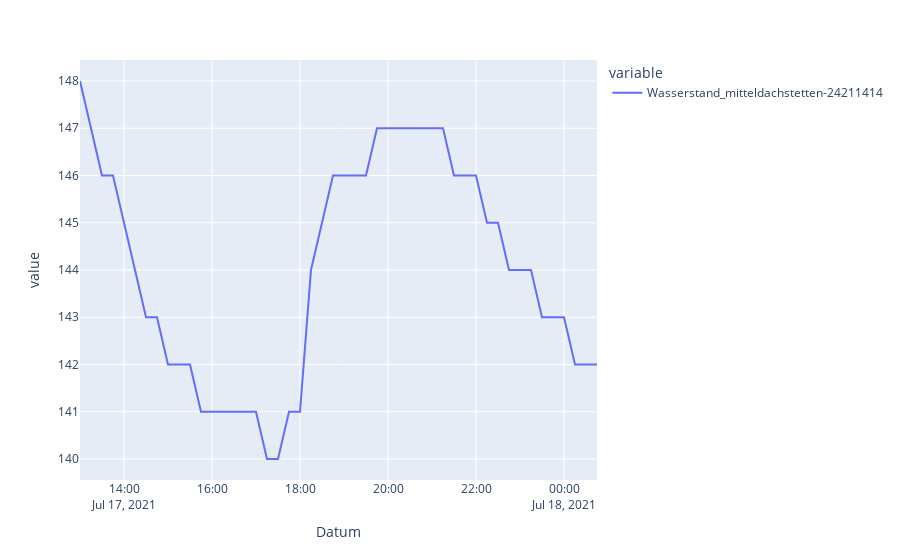

Write notebook code for a chart like this one.
### Code cell
# measure diff to levels
today = dt.datetime.today().date()
df_today = exp_tbl[exp_tbl.Datum.dt.date == today]
df_recent = exp_tbl.head(48)
px.line(df_recent.set_index('Datum'))

### Figure 1 — Plotly figure (JSON) as saved in the notebook; plotly's stock layout.template omitted (floating-point values rounded to 4 significant figures)
{"data": [{"hovertemplate": "variable=Wasserstand_mitteldachstetten-24211414<br>Datum=%{x}<br>value=%{y}<extra></extra>", "legendgroup": "Wasserstand_mitteldachstetten-24211414", "line": {"color": "#636efa", "dash": "solid"}, "mode": "lines", "name": "Wasserstand_mitteldachstetten-24211414", "orientation": "v", "showlegend": true, "type": "scatter", "x": ["2021-07-18T00:45:00", "2021-07-18T00:30:00", "2021-07-18T00:15:00", "2021-07-18T00:00:00", "2021-07-17T23:45:00", "2021-07-17T23:30:00", "2021-07-17T23:15:00", "2021-07-17T23:00:00", "2021-07-17T22:45:00", "2021-07-17T22:30:00", "2021-07-17T22:15:00", "2021-07-17T22:00:00", "2021-07-17T21:45:00", "2021-07-17T21:30:00", "2021-07-17T21:15:00", "2021-07-17T21:00:00", "2021-07-17T20:45:00", "2021-07-17T20:30:00", "2021-07-17T20:15:00", "2021-07-17T20:00:00", "2021-07-17T19:45:00", "2021-07-17T19:30:00", "2021-07-17T19:15:00", "2021-07-17T19:00:00", "2021-07-17T18:45:00", "2021-07-17T18:30:00", "2021-07-17T18:15:00", "2021-07-17T18:00:00", "2021-07-17T17:45:00", "2021-07-17T17:30:00", "2021-07-17T17:15:00", "2021-07-17T17:00:00", "2021-07-17T16:45:00", "2021-07-17T16:30:00", "2021-07-17T16:15:00", "2021-07-17T16:00:00", "2021-07-17T15:45:00", "2021-07-17T15:30:00", "2021-07-17T15:15:00", "2021-07-17T15:00:00", "2021-07-17T14:45:00", "2021-07-17T14:30:00", "2021-07-17T14:15:00", "2021-07-17T14:00:00", "2021-07-17T13:45:00", "2021-07-17T13:30:00", "2021-07-17T13:15:00", "2021-07-17T13:00:00"], "xaxis": "x", "y": [142, 142, 142, 143, 143, 143, 144, 144, 144, 145, 145, 146, 146, 146, 147, 147, 147, 147, 147, 147, 147, 146, 146, 146, 146, 145, 144, 141, 141, 140, 140, 141, 141, 141, 141, 141, 141, 142, 142, 142, 143, 143, 144, 145, 146, 146, 147, 148], "yaxis": "y"}], "layout": {"legend": {"title": {"text": "variable"}, "tracegroupgap": 0}, "margin": {"t": 60}, "xaxis": {"anchor": "y", "domain": [0, 1], "title": {"text": "Datum"}}, "yaxis": {"anchor": "x", "domain": [0, 1], "title": {"text": "value"}}}}
